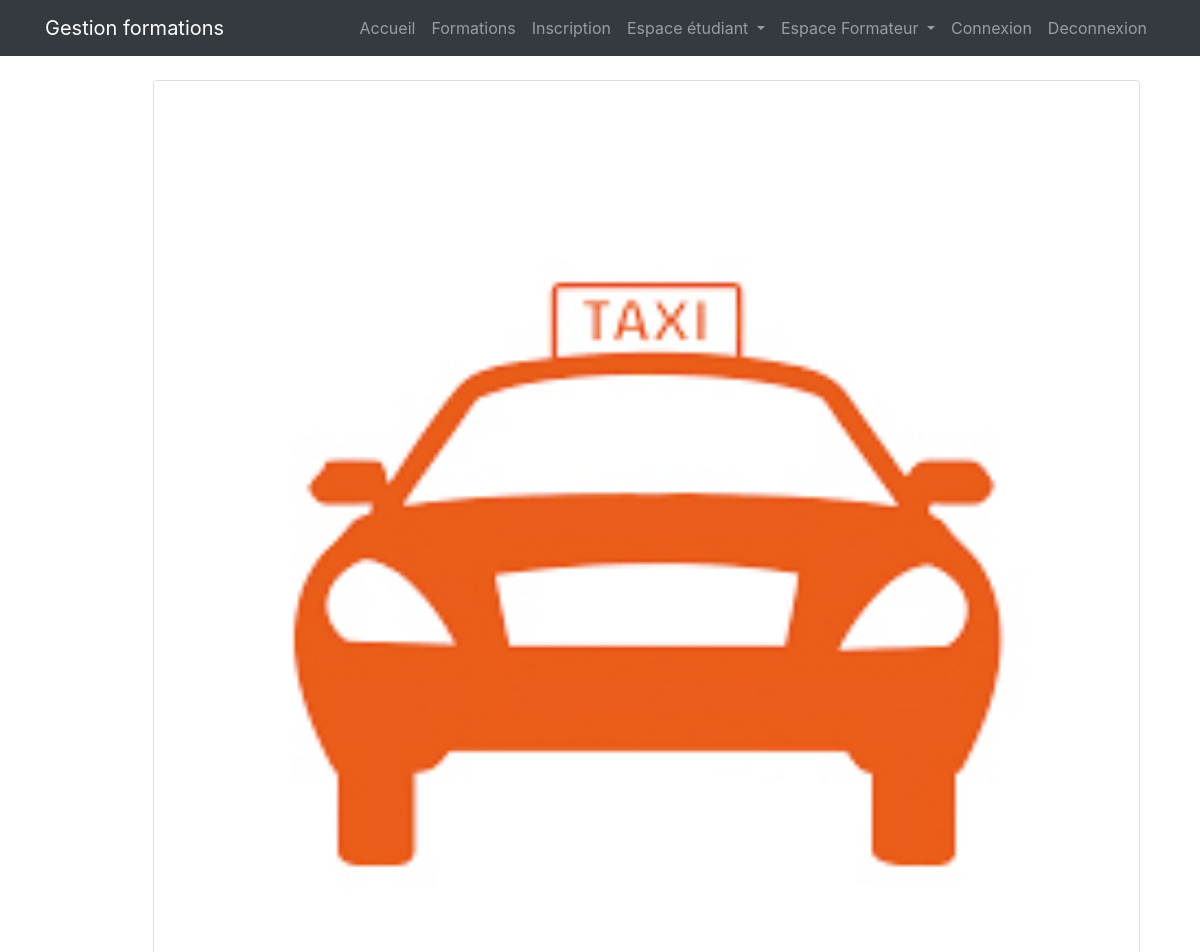
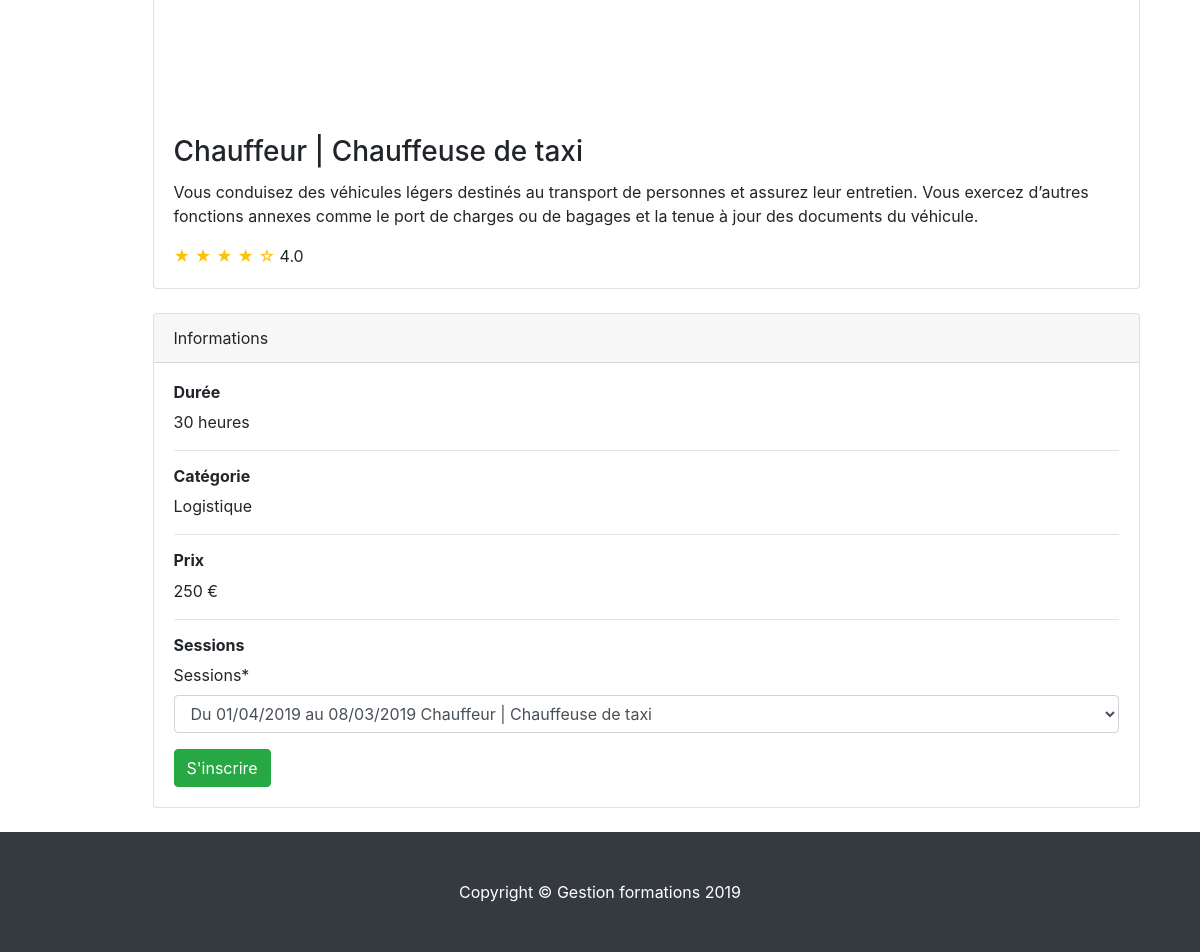
The app's page /training/2/ with its own data (2 pictures, top to bottom).
### training/models.py (models this page shows)
class Training(models.Model):
    name=models.CharField(verbose_name='Nom de la formation', max_length=150)
    description=models.TextField(verbose_name='Description')
    price=models.DecimalField(verbose_name='Prix',max_digits=6,decimal_places=2)
    category=models.ForeignKey(Category,on_delete=models.CASCADE, verbose_name='Catégorie')
    number_hours=models.IntegerField(verbose_name='Nombre d''heures')
    image_training = models.ImageField(verbose_name='Image Formation',upload_to='training', blank=True)
    image_thumbnail = ImageSpecField(source='image_training',
                                      processors=[ResizeToFill(700, 400)],
                                      format='JPEG',
                                      options={'quality': 99})
    image_detail_thumbnail = ImageSpecField(source='image_training',
                                     processors=[ResizeToFill(900, 400)],
                                     format='JPEG',
                                     options={'quality': 99})
    class Meta:
        verbose_name='Formation'
        verbose_name_plural = 'Formations'
    def __str__(self):
        return self.name

class Category(models.Model):
    name=models.CharField(verbose_name='nom de la catégorie',max_length=150)
    class Meta:
        verbose_name='Categorie'
        verbose_name_plural = 'Categories'
    def __str__(self):
        return self.name

### training/views.py (the view)
# urls.py: path('<int:id>/',views.training_detail,name='detail_training'),
def training_detail(request,id):
    training=get_object_or_404(Training,id=id)
    if request.method=='POST':
        form_session=ChoiceSessionForm(request.POST)
        form_session.fields['sessions'].queryset = Session.objects.filter(training=id, full=False)
        if form_session.is_valid() and request.user.is_authenticated:
            session=form_session.cleaned_data['sessions']
            student=Profile.objects.get(user=request.user)
            if student.user_type == 1:
                if  not RegistrationSession.studentRegisterExist(session,student):
                    request.session['choice_session']=session
                    return redirect('payment:payment')
                else:
                    messages.error(request, 'Vous êtes déja inscrit à cette session !')
                    return redirect('training:list_training')
            else:
                messages.error(request, 'L\'inscription à une session est réservée à un étudiant inscrit !')
                return redirect('training:list_training')
        else:
            return redirect('login')
    else:
        form_session=ChoiceSessionForm()
        form_session.fields['sessions'].queryset = Session.objects.filter(training=id, full=False)
    context={'training':training,
             'form_session':form_session,
             }
    return render(request,'training/training_detail.html',context)

### training/forms.py
class ChoiceSessionForm(forms.Form):
    sessions=forms.ModelChoiceField(queryset=Session.objects.all(),empty_label=None)

### training/models.py (called while the page is built)
    def __str__(self):
        return 'Du '+ self.date_of_begin.strftime('%d/%m/%Y') + '  au  '\
               + self.date_of_finish.strftime('%d/%m/%Y') + '  '+self.training.__str__()

### training/templates/training/training_detail.html (shortened to what this page needs)
{% extends 'base.html' %}
{% load crispy_forms_tags %}
{% load static %}
{% block content %}
<div class="container">
    <div class="row">
         <div class="col-lg-1">
         </div>
        <div class="col-lg-11">
             <div class="card mt-4">
                  <img class="card-img-top img-fluid" src="{{training.image_detail_thumbnail.url}}" alt="image_training">
                  <div class="card-body">
                    <h3 class="card-title">{{training.name}}</h3>
                    <p class="card-text">{{training.description}}</p>
                    <span class="text-warning">&#9733; &#9733; &#9733; &#9733; &#9734;</span>
                    4.0
                  </div>
             </div>
             <div class="card card-outline-secondary my-4">
                  <div class="card-header">
                    Informations
                  </div>
                  <div class="card-body">
                    <h6><strong>Durée</strong></h6>
                    <p>{{training.number_hours}} heures</p>
                    <hr>
                    <h6><strong>Catégorie</strong></h6>
                    <p>{{training.category}}</p>
                    <hr>
                    <h6><strong>Prix</strong></h6>
                    <p>{{training.price|floatformat}} €</p>
                    <hr>
                    <h6><strong>Sessions</strong></h6>
                    <form class="choice_session" method="POST" action="">
                        {{form_session|crispy}}
                        <input type="submit" class="btn btn-success" value="S'inscrire">
                    </form>
                  </div>
            </div>
        </div>
    </div>
</div>
{% endblock content %}

### static/css/index.css (style rules this page uses)
body { padding-top: 56px; }

### records on screen
Training: image_detail_thumbnail (picture), name "Chauffeur | Chauffeuse de taxi", description "Vous conduisez des véhicules légers destinés au transport de personnes et assurez leur entretien. Vous exercez d’autres fonctions annexes comme le port de charges ou de bagages et la tenue à jour des documents du véhicule.", number_hours "30", category "Logistique", price "250"
